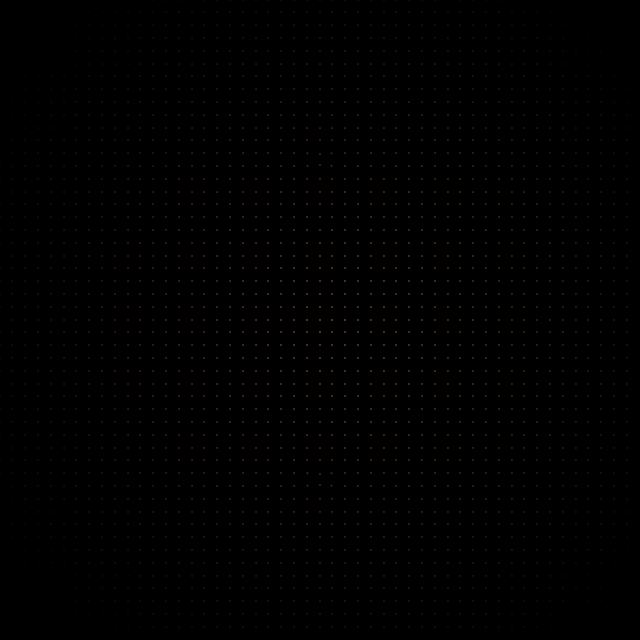
Frame 1 (no input)
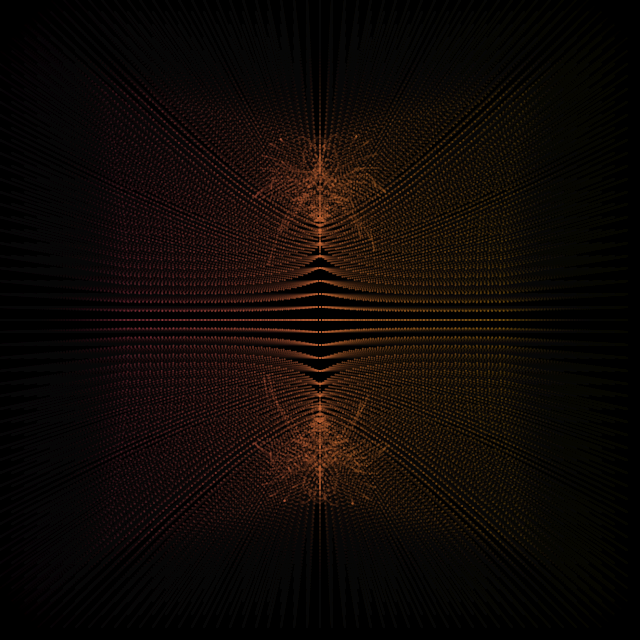
Frame 60 (the mouse pressed at the canvas centre just before this capture)
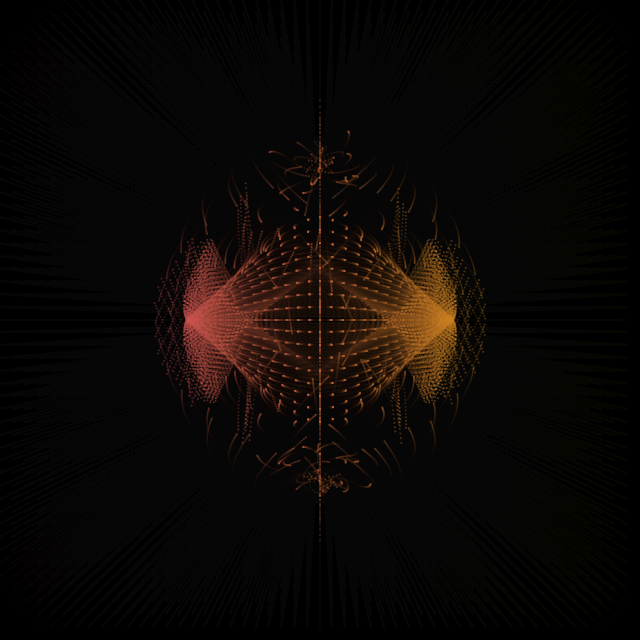
Frame 120 (the mouse held since frame 60 and released just before this capture)

The Processing sketch that drew these frames (run headless with seeded random() and noise(); from frame 60 on, the mouse is pressed at the canvas centre):

// Processing sketch: sketch156930
// ── sketch156930.pde
/* OpenProcessing Tweak of *@*http://www.openprocessing.org/sketch/156930*@* */
/* !do not delete the line above, required for linking your tweak if you upload again */
ArrayList<Object> objects;
ArrayList<Pole> poles;
PVector center;

int numObj = 50;
int num = 1;

void setup() {
  size(640, 640);
  smooth();
  background(0);
 
  center = new PVector(width/2, height/2);
  
  objects = new ArrayList<Object>();
  poles = new ArrayList<Pole>();
  
  for (int i = 0; i < numObj; i++) {
    for (int j = 0; j < numObj; j++) {
    objects.add(new Object(new PVector(i*width/numObj, j*height/numObj)));
  }
  }
  poles.add(new Pole(new PVector(width/2, height/4), 1));
  poles.add(new Pole(new PVector(width/2, 3*height/4), 1));
}

void draw() {
  fill(0, 20);
  rect(0, 0, width, height);
  
    
  for (Object o : objects) {
    for (Pole p : poles) {
      PVector force = p.affect(o);
      o.applyForce(force);
    }
    o.update();
    o.display();
  }
  
  
}

class Object {
  
  PVector position;
  PVector velocity;
  PVector acceleration;
  PVector dist;
  float c;
  
  
  Object(PVector pos) {
    position = pos.get();
    velocity = new PVector(0, 0);
    acceleration = new PVector(0, 0);
    
  }
  
  void update() {
    velocity.add(acceleration);
    position.add(velocity);
    acceleration.mult(0);
    dist = PVector.sub(position, center);
    c = dist.mag();
    
  }
  
  void applyForce(PVector force) {
    acceleration.add(force);
  }
  
  void display() {
    noStroke();
    float a = map(position.x, 0, width, 50, 158);
    float d = map(c, 0, 1.4*300, 150, 0);
    
    fill(200, a, 158-a, d);
    //fill(255, 100);
    ellipse(position.x, position.y, 2, 2);
  }
  
}

class Pole {
  
  PVector position;
  int polarity;
  float C = 100;
  
  Pole(PVector pos, int p_) {
    polarity = p_;
    position = pos.get();
    
  }
  
  PVector affect(Object o) {
    PVector force = PVector.sub(position, o.position);
    float distance = force.mag();
    distance = constrain(distance, 10, 50);
    force.normalize();
    float strength = (float) C/(distance*distance);
    force.mult(strength);
    force.mult(polarity);
    return force;
  }
  
  
}

void mouseClicked() {
   objects = new ArrayList<Object>();
  poles = new ArrayList<Pole>();
  
  for (int i = 0; i < numObj; i++) {
    for (int j = 0; j < numObj; j++) {
    objects.add(new Object(new PVector(i*width/numObj, j*height/numObj)));
  }
  }
  switch(num) {
    case 0:
    poles.add(new Pole(new PVector(width/2, height/4), 1));
    poles.add(new Pole(new PVector(width/2, 3*height/4), 1));
    break;
    case 1:
    poles.add(new Pole(new PVector(width/2, height/3), 1));
    poles.add(new Pole(new PVector((float) width/2 + height/3/sqrt(3), 2*height/3), 1));
    poles.add(new Pole(new PVector((float) width/2 - height/3/sqrt(3), 2*height/3), 1));
    break;
    case 2:
    poles.add(new Pole(new PVector(width/2, height/4), 1));
  poles.add(new Pole(new PVector(width/2, 3*height/4), 1));
  poles.add(new Pole(new PVector(width/4, height/2), 1));
  poles.add(new Pole(new PVector(3*width/4, height/2), 1));
    break;
  }
    num++;
    if (num > 2) {
      num = 0;
    }
}
  
